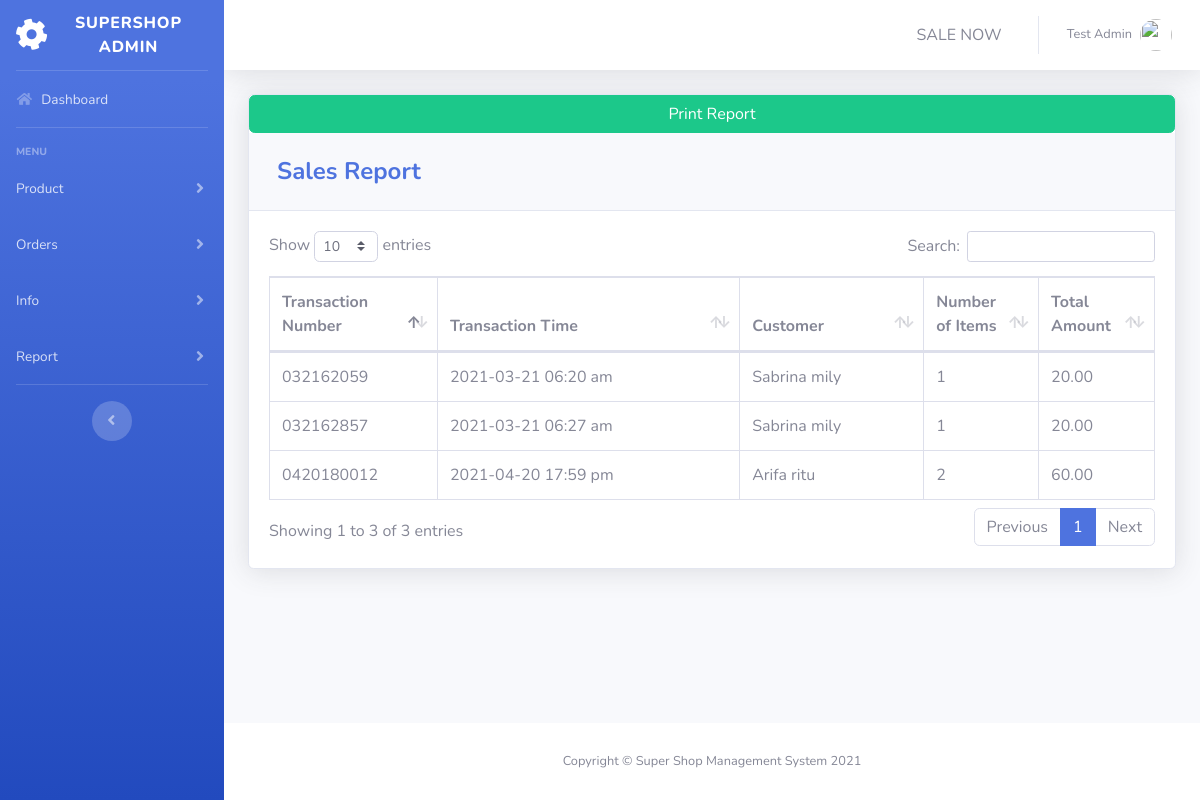
The page /pages/report_todays_sale.php (signed in) on the database its author committed.
### tables this page shows
CREATE TABLE `transaction` (
  `TRANS_ID` int(50) NOT NULL,
  `CUST_ID` int(11) DEFAULT NULL,
  `NUMOFITEMS` varchar(250) NOT NULL,
  `SUBTOTAL` varchar(50) NOT NULL,
  `LESSVAT` varchar(50) NOT NULL,
  `NETVAT` varchar(50) NOT NULL,
  `ADDVAT` varchar(50) NOT NULL,
  `GRANDTOTAL` varchar(250) NOT NULL,
  `CASH` varchar(250) NOT NULL,
  `DATE` varchar(50) NOT NULL,
  `TRANS_D_ID` varchar(250) NOT NULL
);

CREATE TABLE `customer` (
  `CUST_ID` int(11) NOT NULL,
  `FIRST_NAME` varchar(50) DEFAULT NULL,
  `LAST_NAME` varchar(50) DEFAULT NULL,
  `PHONE_NUMBER` varchar(11) DEFAULT NULL
);

### pages/report_todays_sale.php (the view, shortened to what this page needs)
<?php
include'../includes/connection.php';
include'../includes/sidebar.php';
?>
            <div class="card shadow mb-4" >
              <input type="button" class="btn btn-success" onclick="printDiv('printableArea')" value="Print Report" />
            <div class="card-header py-3">
              <h4 class="m-2 font-weight-bold text-primary">Sales Report</h4>
            </div>
            <div class="card-body" id="printableArea">
              <div class="table-responsive">
                <table class="table table-bordered" id="dataTable" width="100%" cellspacing="0">
               <thead>
                   <tr>
                     <th width="19%">Transaction Number</th>
                     <th>Transaction Time</th>
                     <th>Customer</th>
                     <th width="13%">Number of Items</th>
                     <th width="13%">Total Amount</th>
                   </tr>
               </thead>
          <tbody>
<?php
    $query = 'SELECT *, FIRST_NAME, LAST_NAME,GRANDTOTAL
              FROM transaction T
              JOIN customer C ON T.`CUST_ID`=C.`CUST_ID`
              ORDER BY TRANS_D_ID ASC';
        $result = mysqli_query($db, $query) or die (mysqli_error($db));
            while ($row = mysqli_fetch_assoc($result)) {
                echo '<tr>';
                echo '<td>'. $row['TRANS_D_ID'].'</td>';
                echo '<td>'. $row['DATE'].'</td>';
                echo '<td>'. $row['FIRST_NAME'].' '. $row['LAST_NAME'].'</td>';
                echo '<td>'. $row['NUMOFITEMS'].'</td>';
                echo '<td>'. $row['GRANDTOTAL'].'</td>';
                echo '</tr> ';
                        }
?>
                                </tbody>
                            </table>
                        </div>
                    </div>
                  </div>
<?php
include'../includes/footer.php';
?>

### rows shown on the page
transaction: TRANS_D_ID "032162059", DATE "2021-03-21 06:20 am", CUST_ID.FIRST_NAME "Sabrina", CUST_ID.LAST_NAME "mily", NUMOFITEMS "1", GRANDTOTAL "20.00"
transaction: TRANS_D_ID "032162857", DATE "2021-03-21 06:27 am", CUST_ID.FIRST_NAME "Sabrina", CUST_ID.LAST_NAME "mily", NUMOFITEMS "1", GRANDTOTAL "20.00"
transaction: TRANS_D_ID "0420180012", DATE "2021-04-20 17:59 pm", CUST_ID.FIRST_NAME "Arifa", CUST_ID.LAST_NAME "ritu", NUMOFITEMS "2", GRANDTOTAL "60.00"

### other values the page prints
$_SESSION['FIRST_NAME'] "Test"
$_SESSION['LAST_NAME'] "Admin"
